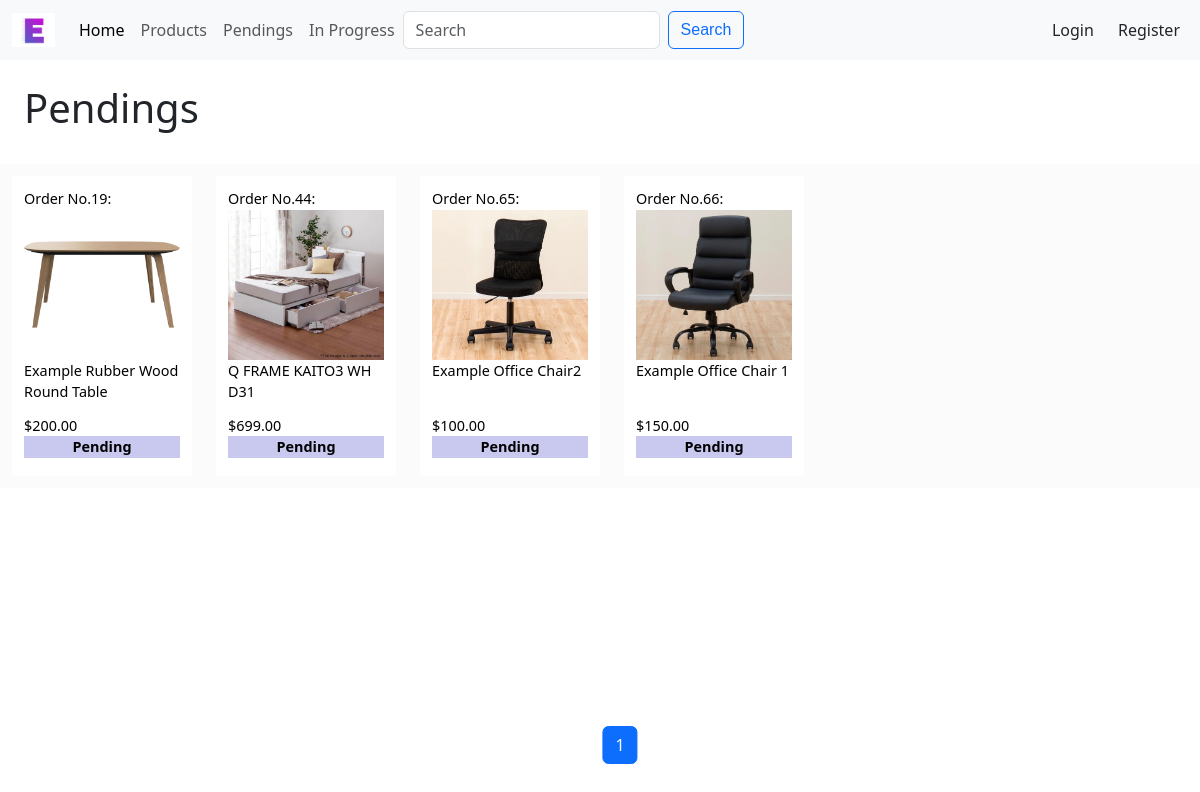
The page /pendings on the database its author committed.
### esb/models.py (models this page shows, shortened)
class PurchaseOrder(models.Model):
    product = models.ForeignKey(
        Product, on_delete=models.CASCADE, related_name="order_product"
    )
    date_time = models.DateTimeField(null=True)
    target_quantity = models.IntegerField()
    @property
    def reach_target(self):
        total_quantity = sum(
            [purchase.quantity for purchase in self.customer_purchases.all()]
        )
        return total_quantity >= self.target_quantity

class Product(models.Model):
    title = models.CharField(max_length=100)
    description = models.TextField(max_length=1000)
    category = models.ForeignKey(
        Category,
        on_delete=models.SET_NULL,
        blank=True,
        null=True,
        related_name="categories",
    )
    price = models.DecimalField(max_digits=10, decimal_places=2)
    active = models.BooleanField(default=False)
    created_at = models.DateTimeField(auto_now_add=True)
    updated_at = models.DateTimeField(auto_now=True)
    class Meta:
        ordering = ["-active", "id"]

class ProductImage(models.Model):
    product = models.ForeignKey(
        Product, on_delete=models.CASCADE, related_name="product_image")
    image = models.ImageField(upload_to="esb/static/esb/image")
    index = models.PositiveIntegerField(default=1, editable=False)
    class Meta:
        ordering = ["-product__id", "index"]

### esb/views.py (the view)
# urls.py: path("pendings", views.pending_page, name="pendings"),
def pending_page(request):
    p_order = PurchaseOrder.objects.filter(date_time__gt=timezone.now())
    pendings = [order for order in p_order if not order.reach_target]
    paginator = Paginator(pendings, 18)
    page_number = request.GET.get("page")
    page_obj = paginator.get_page(page_number)
    prev_prev_page_number = page_obj.number - 2
    if page_obj.number + 2 in page_obj.paginator.page_range:
        next_next_page_number = page_obj.number + 2
    else:
        next_next_page_number = None
    return render(
        request,
        "esb/pendings.html",
        {
            "page_obj": page_obj,
            "next_next_page_number": next_next_page_number,
            "prev_prev_page_number": prev_prev_page_number,
        },
    )

### esb/templates/esb/pendings.html (shortened to what this page needs)
{% extends 'esb/layout.html' %}
{% block body %}
<h1 class="padding1">Pendings</h1>
<div id="pendings-view">
    {% block body-view %}
    {% for p in page_obj %}
        <a class="pending-view" href="{% url 'order_page' p.id %}">
            {% block title1 %} <div>Order No.{{ p.id }}: </div> {% endblock %}
        <div class="div-preview-img">
                {% if p.product.product_image.first.image.url %}
                    <img src="{{ p.product.product_image.first.image.url }}" alt="{{ p.product.title }}">
                {% else %}
                    No Image.
                {% endif %}
        </div>
        <div class="div-preview-title">
                {{ p.product.title }}
        </div>
        <div>
                ${{ p.product.price }}
        </div>
        <p id="order-status" style="background-color: rgba(170, 170, 231, 0.632);">Pending</p>
        </a>
    {% endfor %}
    {% endblock %}
</div>
{% block pagination %}
    {% include 'esb/pagination.html' %}
{% endblock %}
{% endblock %}

### esb/static/esb/styles.css (style rules this page uses)
body { padding-top: 3.75rem; padding-bottom: 3.75rem; }
#order-status { font-weight: bolder; text-align: center; }
.padding1 { padding: 2%; }
#pendings-view { display: flex; flex-wrap: wrap; justify-content: left; align-items: center; margin: 0 auto; background-color: #d3d3d317; }
.pending-view { padding: 1%; margin: 1%; text-decoration: none; color: black; width: 180px; height: 300px; font-size: calc(0.6rem + 0.4vw); background-color: white; }
.div-preview-title { height: 20%; overflow: hidden; }
.div-preview-img { height: 150px; display: flex; justify-content: center; align-items: center; }
.div-preview-img img { width: 100%; max-height: 100%; }

### rows shown on the page
PurchaseOrder: id "19", product.product_image.first.image (picture), product "Example Rubber Wood Round Table", product.price "200.00"
PurchaseOrder: id "44", product.product_image.first.image (picture), product "Q FRAME KAITO3 WH D31", product.price "699.00"
PurchaseOrder: id "65", product.product_image.first.image (picture), product "Example Office Chair2", product.price "100.00"
PurchaseOrder: id "66", product.product_image.first.image (picture), product "Example Office Chair 1", product.price "150.00"

### other values the page prints
{{ page_obj.number }} "1"
